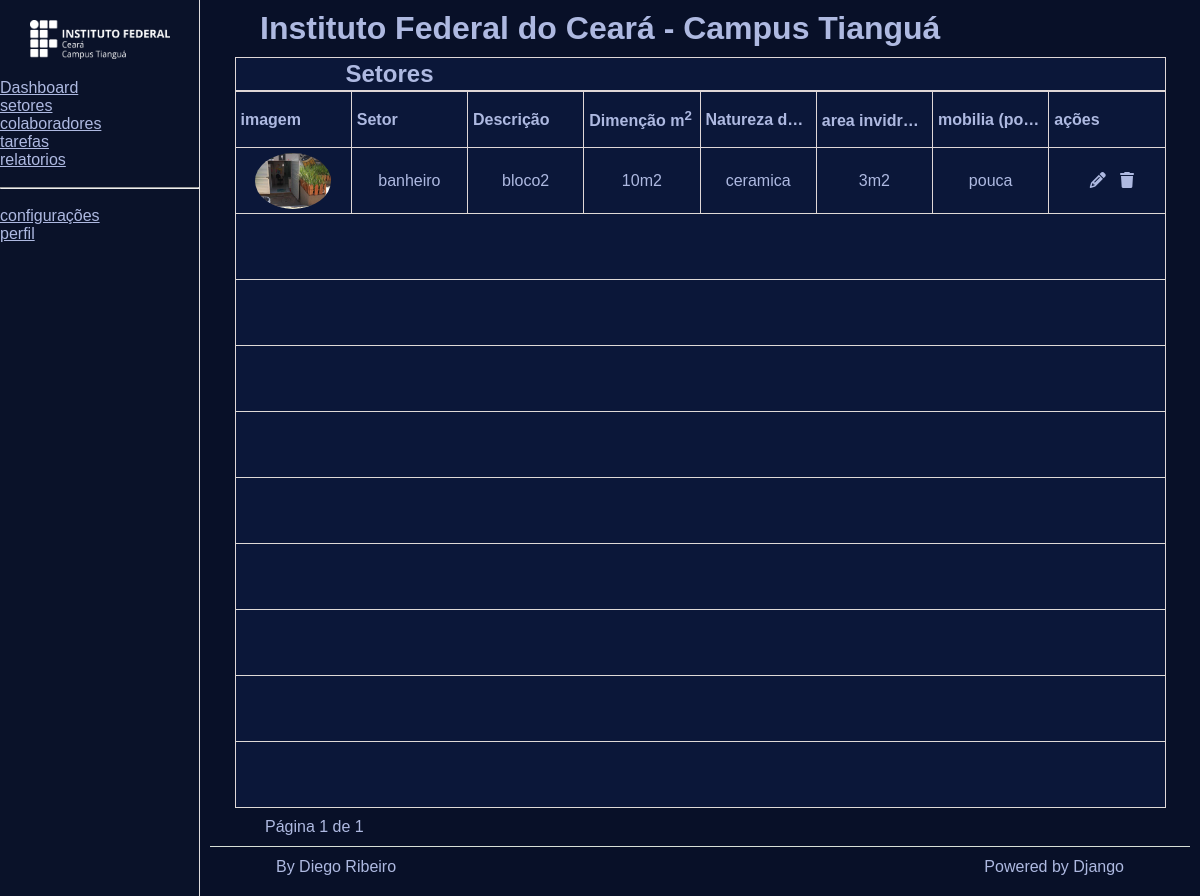
The app's page /setores/ with its own data.
### management/models.py (models this page shows, shortened)
class Setor(models.Model):
    MOBILIA_CHOICES = [
        ('pouca', 'Pouca'),
        ('media', 'Média'),
        ('muita', 'Muita'),
    ]
    id = models.CharField(
        max_length=32,
        primary_key=True,
        default=generate_uuid,
        editable=False
    )
    nome = models.CharField(max_length=150)
    descricao = models.TextField(blank=True, null=True)
    imagem = models.ImageField(upload_to='setores/', blank=True, null=True)
    dimensao = models.CharField(max_length=100)
    natureza_piso = models.CharField(max_length=100)
    area_envidracada = models.CharField(max_length=100)
    mobilia = models.CharField(max_length=10, choices=MOBILIA_CHOICES)

### management/views.py (the view)
# urls.py: path('setores/', sectors),
def sectors(request):
    setores_list = Setor.objects.all().order_by('nome')
    paginator = Paginator(setores_list, 10)  # 10 linhas por página
    page_number = request.GET.get('page')
    page_obj = paginator.get_page(page_number)
    empty_rows = 10 - len(page_obj.object_list)
    if empty_rows < 0:
        empty_rows = 0
    return render(request, 'managements/sectors/pages/listar.html', {
        'page_obj': page_obj,
        'empty_rows': range(empty_rows)
    })

### management/templates/managements/sectors/pages/listar.html (shortened to what this page needs)
{% include 'managements/sectors/partials/head.html' %}
    <body>
        {% include 'global/partials/sidebar.html' %}
        <div class="content">
            {% include 'global/partials/header.html' %}
            <div class="table-wrapper">
                {% include 'managements/sectors/partials/headerTable.html' %}
                <table class="table" border="1" cellspacing="0" cellpadding="8">
                    {% include 'managements/sectors/partials/thead.html' %}
                    <tbody>
                        {% for setor in page_obj %}
                            {% include 'managements/sectors/partials/sectors.html' with setor=setor %}
                        {% endfor %}
                        {% for _ in empty_rows %}
                            <tr class="empty-row">
                                <td colspan="8"></td>
                            </tr>
                        {% endfor %}
                    </tbody>
                </table>
            </div>
            {% include 'global/partials/pagination.html' %}
            {% include 'global/partials/footer.html' %}
        </div>
    </body>
</html>

### management/templates/managements/sectors/partials/head.html (shortened to what this page needs)
{% include 'global/partials/head.html' %}

### authors/templates/global/partials/head.html (shortened to what this page needs)
<!DOCTYPE html>
<html>
    <head>
        <link rel="stylesheet" href="">
        <link rel="stylesheet" href="https://cdnjs.cloudflare.com/ajax/libs/font-awesome/6.7.2/css/all.min.css" />
        <link rel="stylesheet" href="https://cdnjs.cloudflare.com/ajax/libs/font-awesome/6.7.2/css/all.min.css">
        <link rel="stylesheet" href="https://cdnjs.cloudflare.com/ajax/libs/font-awesome/6.7.2/css/all.min.css" />

### authors/templates/global/partials/sidebar.html
{% load static %}
    <div class="sidebar">
        <img src="{% static 'img/ifce.png' %}" alt="Logo IFCE" class="logo-ifce">
        <ul>
            <li><a href="/">Dashboard</a></li>
            <li><a href="/setores">setores</a></li>
            <li><a href="/colaboradores">colaboradores</a></li>
            <li><a href="/tarefas">tarefas</a></li>
            <li><a href="/tarefas">relatorios</a></li>
            <br><hr><br>
            <li><a href="/tarefas">configurações</a></li>
            <li><a href="/usuarios">perfil</a></li>
        </ul>
    </div>

### authors/templates/global/partials/header.html
    <div class="header">
        <h1 class="title">Instituto Federal do Ceará - Campus Tianguá</h1>
    </div>

### management/templates/managements/sectors/partials/headerTable.html
    <div class="headerTable">
        <h2 class="titleTable">Setores</h2>
    </div>

### management/templates/managements/sectors/partials/thead.html
    <thead>
        <tr>
            <th>imagem</th>
            <th>Setor</th>
            <th>Descrição</th>
            <th>Dimenção m<sup>2</sup></th>
            <th>Natureza do piso</th>
            <th>area invidraçada m<sup>2</sup></th>
            <th>mobilia (pouca, media, muita)</th>
            <th> ações </th>
        </tr>
    </thead>

### management/templates/managements/sectors/partials/sectors.html (shortened to what this page needs)
    <tr>
        <td class="img-col">
            {% if setor.imagem %}
                <img
                    src="{{ setor.imagem.url }}"
                    alt="Foto de {{ setor.nome }}"
                    class="img-thumb"
                    onclick="abrirImagem('{{ setor.imagem.url }}')"
                >
            {% endif %}
        </td>
        <td>{{ setor.nome }}</td>
        <td>{{ setor.descricao }}</td>
        <td>{{ setor.dimensao }}</td>
        <td>{{ setor.natureza_piso }}</td>
        <td>{{ setor.area_envidracada }}</td>
        <td>{{ setor.mobilia }}</td>
        <td>
            <i class="fa-solid fa-pencil"></i>
            <i class="fa-solid fa-trash"></i>
        </td>
    </tr>

### authors/templates/global/partials/pagination.html (shortened to what this page needs)
    <div class="pagination">
        <span>Página {{ page_obj.number }} de {{ page_obj.paginator.num_pages }}</span>
    </div>

### authors/templates/global/partials/footer.html
<div class="footer">
    <div class="By">
        By Diego Ribeiro
    </div>
    <div class="powered">
        Powered by Django
    </div>
</div>

### authors/templates/global/partials/head.html (style rules this page uses)
* { margin: 0; padding: 0; box-sizing: border-box; font-family: 'Mona Sans', sans-serif; color: #AEB9E1; }
body { display: grid; grid-template-columns: 200px 1fr; height: 100vh; background-color: #081028; }
.sidebar { grid-column: 1; background-color: #0A1229; border-right: 1px solid #e0dddd; }
.logo-ifce { width: 140px; height: auto; display: block; margin: 20px auto; filter: brightness(0) invert(1); }
.content { grid-column: 2; display: grid; grid-template-rows: auto 1fr auto; gap: 10px; padding: 10px; align-items: start; }
.header { text-align: left; padding-left: 50px; font-size: 1rem; font-weight: 200; }
.headerTable { display: flex; background-color: #0B1739; text-align: left; margin: 0 auto; width: 95%; border: 0.1px solid rgb(223, 215, 215); border-collapse: collapse; padding: 2px 0; padding-left: 110px; font-weight: bold; }
.table { width: 95%; margin: 0 auto; border: 0.1px solid rgb(223, 215, 215); border-collapse: collapse; table-layout: fixed; background-color: #0B1739; }
.table thead th { padding: 0 5px; text-align: left; vertical-align: middle; height: 56px; border-bottom: 0.1px solid rgb(223, 215, 215); overflow: hidden; white-space: nowrap; text-overflow: ellipsis; }
.table tbody tr { height: 66px; border-bottom: 0.1px solid rgba(223, 218, 215, 1); }
.table tbody td { padding: 0; vertical-align: middle; overflow: hidden; text-align: center; }
.img-col { width: 50px; height: 66px; }
.table tbody tr.empty-row td { height: 66px; border: none; background: transparent; }
.pagination { margin-left: 55px; }
.footer { width: 100%; height: 40px; display: flex; justify-content: space-between; align-items: center; border-top: 1px solid rgba(215, 223, 215, 1); padding: 0 16px; align-self: end; }
.By { text-align: left; padding-left: 50px; }
.powered { text-align: right; padding-right: 50px; }

### management/templates/managements/sectors/partials/head.html (style rules this page uses)
.img-col img { width: 76px; height: 56px; object-fit: cover; display: block; margin: 0 auto; border-radius: 50%; }
i { padding-left:10px; }
.pagination { margin-left: 55px; }
.img-thumb { width: 50px; height: 50px; object-fit: cover; border-radius: 50%; cursor: pointer; }

### records on screen
Setor: imagem (picture), nome "banheiro", descricao "bloco2", dimensao "10m2", natureza_piso "ceramica", area_envidracada "3m2", mobilia "pouca"

### other values on screen
{{ page_obj.number }} "1"
{{ page_obj.paginator.num_pages }} "1"
